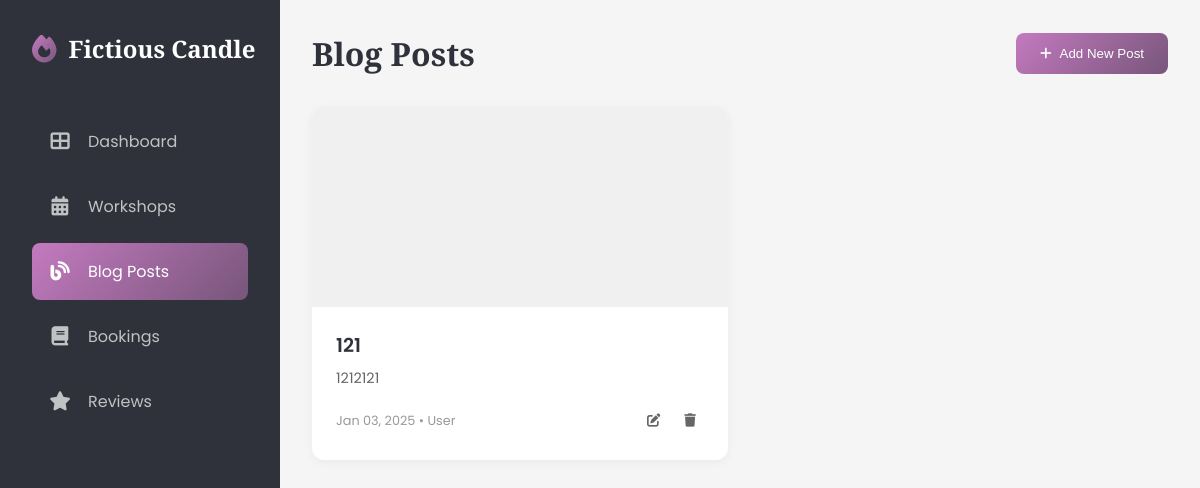
The page /dashboard/blogs/ (signed in) on the database as committed earlier.
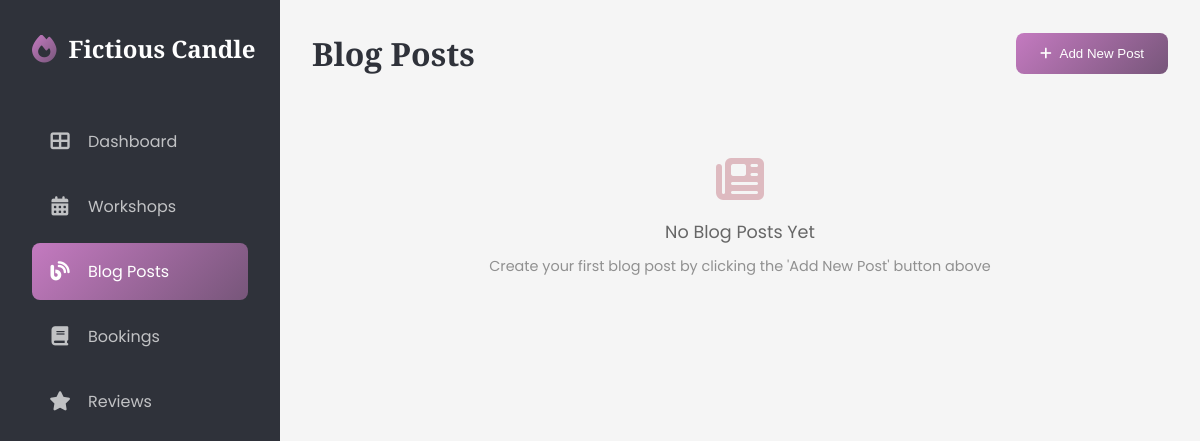
The same page on the database as committed later.
### candle/models.py (models this page shows, shortened)
class Blogpost(models.Model):
    author = models.ForeignKey(
        User,
        on_delete=models.CASCADE,
        related_name='blogposts',
        related_query_name='blogpost'
    )
    title = models.CharField(max_length=255)
    content = models.TextField()
    published_date = models.DateTimeField(auto_now_add=True)
    thumbnail = models.ImageField(
        upload_to='blog_thumbnails/',
        null=True,
        blank=True,
        help_text='Featured image for the blog post'
    )
    class Meta:
        ordering = ("-published_date",)

### candle/views.py (the view)
# urls.py: path("blogs/",DashboardBlogView.as_view(),name="dashboard_blogs"),
class DashboardBlogView(LoginRequiredMixin, ListView):
    template_name = "candle/dashboard/blogs.html"
    context_object_name = 'blog_posts'
    paginate_by = 10
    def get_queryset(self):
        user = self.request.user
        if user.is_superuser:
            return Blogpost.objects.all()
        return Blogpost.objects.filter(author=user)
    def get_context_data(self, **kwargs):
        context = super().get_context_data(**kwargs)
        context["active_menu"] = "blogs"
        return context

### candle/context_processors.py (called while the page is built)
def company_info(request):
    config = {
        "latest_blogs":Blogpost.objects.all()[:6],
        "latest_workshops":CandleWorkshop.objects.all()[:6]
    }
    try:
        config.update(Config.objects.first().as_dict())
    except Exception as e:
        pass
    return config

### candle/models.py (called while the page is built)
    def as_dict(self):
        return {
            'site_name': self.site_name or '',
            'site_title': self.site_title or '',
            'site_description': self.site_description or '',
            'facebook_url': self.facebook_url or '',
            'instagram_url': self.instagram_url or '',
            "pinterest_url": self.pinterest_url or ""
        }

### candle/templates/candle/dashboard/blogs.html (shortened to what this page needs)
{% extends 'candle/dashboard/base.html' %}
{% block content %}
 <main class="main-content">
    <div class="page-header">
        <h1 class="page-title">Blog Posts</h1>
        <button class="btn btn-primary" onclick="openBlogModal('blog','1')">
            <i class="fas fa-plus"></i> Add New Post
        </button>
    </div>
    {% if blog_posts %}
    <div class="blog-grid" id="blogGrid">
        <div class="blog-grid" id="blogGrid">
            {% for blog in blog_posts %}
                <div class="blog-card">
                    <div class="blog-image-container">
                    </div>
                    <div class="blog-content">
                        <h3 class="blog-title">{{blog.title}}</h3>
                        <div class="blog-excerpt">{{blog.content|striptags|truncatewords:20}}</div>
                        <div class="blog-meta">
                            <span>{{blog.published_date|date:"M d, Y"}} • {{blog.author.get_full_name|default:"User"}}</span>
                            <div class="blog-actions">
                                <button class="action-btn" onclick="openModal('blog', ${post.id})">
                                    <i class="fas fa-edit"></i>
                                </button>
                                <form method="post" action="{% url 'candle:delete_blogs' blog.id %}" class="delete-form">
                                    <button type="submit" class="action-btn">
                                        <i class="fas fa-trash"></i>
                                    </button>
                                </form>
                            </div>
                        </div>
                    </div>
                </div>
            {% endfor %}
        </div>
    </div>
    {% else %}
    <div class="empty-state">
        <i class="fas fa-newspaper"></i>
        <p>No Blog Posts Yet</p>
        <span>Create your first blog post by clicking the 'Add New Post' button above</span>
    </div>
    {% endif %}
</main>
{% endblock content %}

Rows that differ between the two databases and show on the page:
removed Blogpost: title "121", content "1212121", published_date "Jan 03, 2025", author.get_full_name "User"
Other text that changed with them:
text now shown: "No Blog Posts Yet Create your first blog post by clicking the 'Add New Post' button above"
